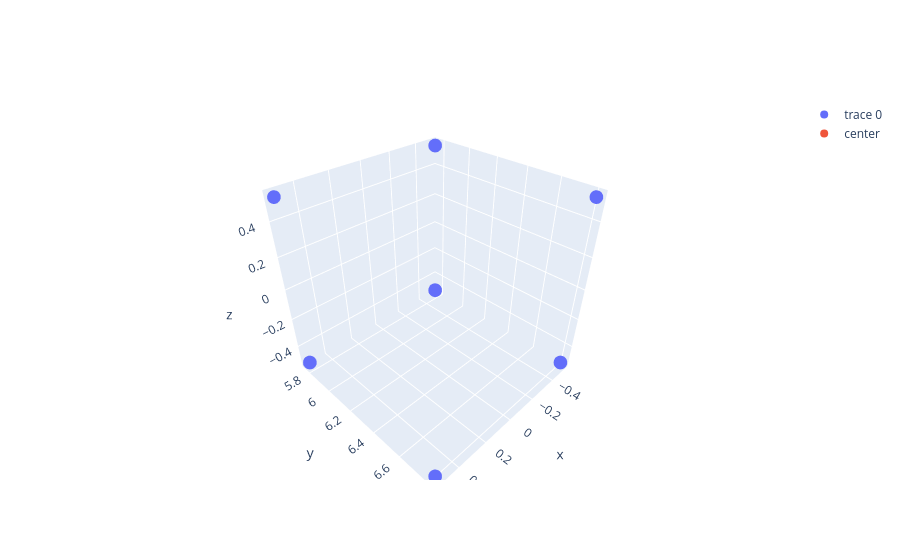

Notebook source saved alongside this figure:
### Code cell
x_v, y_v, z_v = corners_v[:,0], corners_v[:,1], corners_v[:,2]
fig = go.Figure(data=[go.Scatter3d(x=x_v, y=y_v, z=z_v,
                                   mode='markers')])
fig.add_trace(go.Scatter3d(x=[center_v[0]], y=[center_v[1]], z=[center_v[2]],
            mode='markers',
            name='center'))
fig.show()

### Figure 1 — Plotly figure (JSON) as saved in the notebook; plotly's stock layout.template omitted (floating-point values rounded to 4 significant figures)
{"data": [{"mode": "markers", "type": "scatter3d", "x": [-0.5274, 0.5274, -0.5274, 0.5274, -0.5274, 0.5274, -0.5274, 0.5274], "y": [5.757, 5.757, 6.811, 6.811, 5.757, 5.757, 6.811, 6.811], "z": [-0.5274, -0.5274, -0.5274, -0.5274, 0.5274, 0.5274, 0.5274, 0.5274]}, {"mode": "markers", "name": "center", "type": "scatter3d", "x": [0], "y": [6.284], "z": [0]}], "layout": {}}
